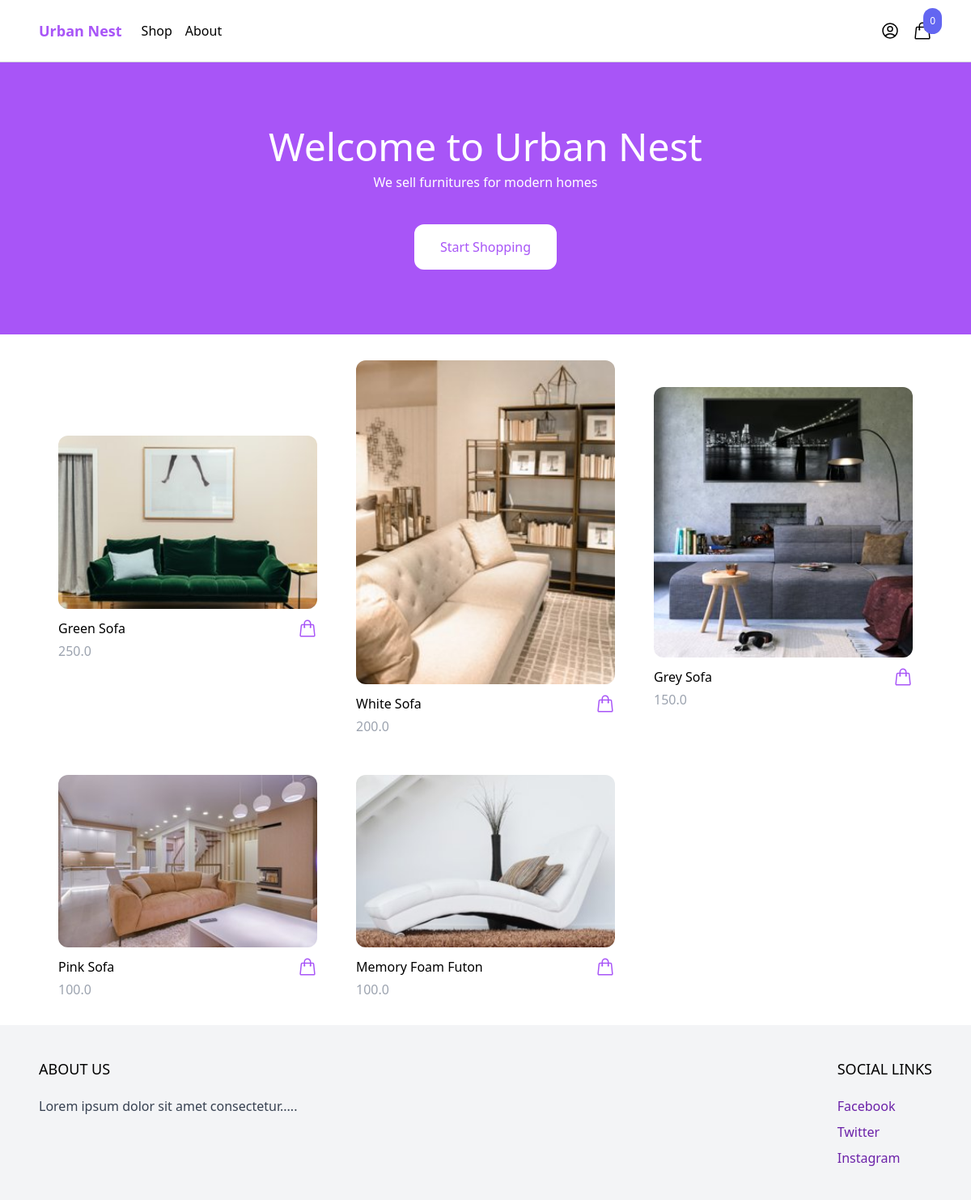
The page / on the database its author committed.
### product/models.py (models this page shows, shortened)
class Product(models.Model):
    category = models.ForeignKey(Category, related_name='products', on_delete=models.CASCADE)
    name = models.CharField(max_length=255)
    slug = models.SlugField()
    description = models.TextField(blank=True, null=True)
    price = models.IntegerField()
    created_at = models.DateTimeField(auto_now_add = True)
    image = models.ImageField(upload_to='uploads/', blank=True, null=True)
    thumbnail = models.ImageField(upload_to='uploads/', blank=True, null=True)
    class Meta:
        ordering = ('-created_at',)
    def get_display_price(self):
        return self.price / 100
    def get_thumbnail(self):
        if self.thumbnail:
            return self.thumbnail.url

### core/views.py (the view)
# urls.py: path('', frontpage, name='frontpage'),
def frontpage(request):
    products = Product.objects.all()[0:8]
    return render(request,'core/frontpage.html',{'products':products})

### cart/cart.py (called while the page is built)
    def __len__(self):
        return sum(item['quantity'] for item in self.cart.values())

### cart/context_processors.py (called while the page is built)
def cart(request):
    return {'cart': Cart(request)}

### core/templates/core/frontpage.html (shortened to what this page needs)
{% extends 'core/base.html'%}
{% block content %}
<header class="px-6 py-10 lg:py-20 bg-purple-500">
    <div class="max-w-3xl mx-auto text-center">
        <p class="mb-2 text-3xl lg:text-5xl text-white">Welcome to Urban Nest</p>
        <p class="mb-10 text-white">We sell furnitures for modern homes</p>
        <a href="{% url 'shop' %}" class="inline-block px-8 py-4 rounded-xl bg-white text-purple-500 hover:bg-gray-200">Start Shopping</a>
    </div>
</header>
<div class="max-w-6xl mx-auto py-2 px-6 xl:px-0">
    <div class="products flex items-center flex-wrap">
        {% for product in products %}
        {% include 'product/partials/product_list_items.html' %}
        {% endfor %}
    </div>
</div>
{% endblock %}

### product/templates/product/partials/product_list_items.html (shortened to what this page needs)
<div class="w-full md:w-1/3 xl:w-1/4 p-6">
    <a href="{% url 'product' product.slug %}">
        <img class="w-full rounded-xl hover:shadow-lg" src="{{product.get_thumbnail}}">
    </a>
    <div class="pt-3 flex items-center justify-between">
        <a href="{% url 'product' product.slug %}">{{product.name}}</a>
        <a
        href="#"
        hx-get="{% url 'add_to_cart' product.id %}"
        hx-target="#menu-cart-button"
        hx-swap="outerHTML"
        class="text-purple-500 hover:text-purple-800"
        >
        </a>
    </div>
    <p class="pt-1 text-gray-400">{{product.get_display_price}}</p>
</div>

### rows shown on the page
Product: get_thumbnail (picture), name "Green Sofa", get_display_price "250.0"
Product: get_thumbnail (picture), name "White Sofa", get_display_price "200.0"
Product: get_thumbnail (picture), name "Grey Sofa", get_display_price "150.0"
Product: get_thumbnail (picture), name "Pink Sofa", get_display_price "100.0"
Product: get_thumbnail (picture), name "Memory Foam Futon", get_display_price "100.0"

### other values the page prints
{{ cart| length }} "0"
